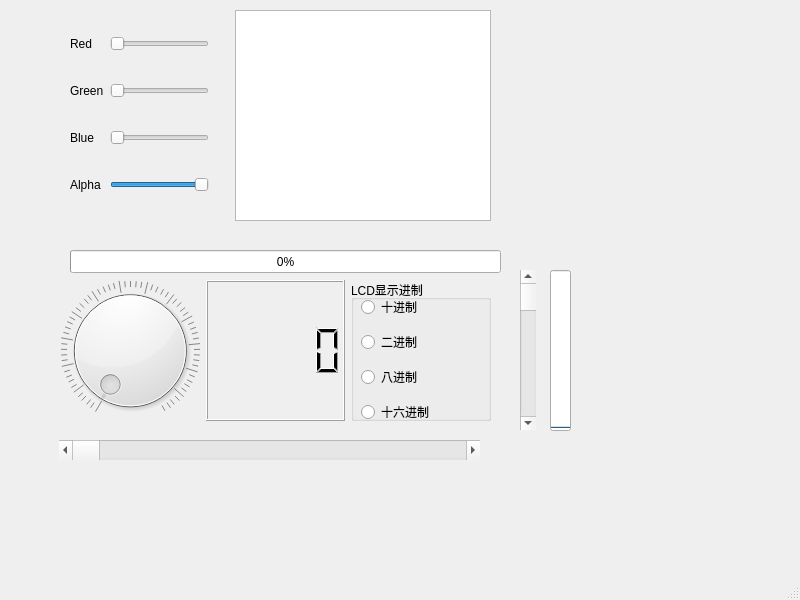
<?xml version="1.0" encoding="UTF-8"?>
<ui version="4.0">
 <class>MainWindow</class>
 <widget class="QMainWindow" name="MainWindow">
  <property name="geometry">
   <rect>
    <x>0</x>
    <y>0</y>
    <width>800</width>
    <height>600</height>
   </rect>
  </property>
  <property name="windowTitle">
   <string>MainWindow</string>
  </property>
  <widget class="QWidget" name="centralwidget">
   <widget class="QWidget" name="horizontalLayoutWidget">
    <property name="geometry">
     <rect>
      <x>70</x>
      <y>10</y>
      <width>421</width>
      <height>211</height>
     </rect>
    </property>
    <layout class="QHBoxLayout" name="horizontalLayout">
     <item>
      <layout class="QGridLayout" name="gridLayout">
       <item row="3" column="0">
        <widget class="QLabel" name="label_4">
         <property name="text">
          <string>Alpha</string>
         </property>
        </widget>
       </item>
       <item row="1" column="0">
        <widget class="QLabel" name="label_2">
         <property name="text">
          <string>Green</string>
         </property>
        </widget>
       </item>
       <item row="2" column="0">
        <widget class="QLabel" name="label_3">
         <property name="text">
          <string>Blue</string>
         </property>
        </widget>
       </item>
       <item row="0" column="0">
        <widget class="QLabel" name="label">
         <property name="text">
          <string>Red</string>
         </property>
        </widget>
       </item>
       <item row="0" column="1">
        <widget class="QSlider" name="sliderRed">
         <property name="maximum">
          <number>255</number>
         </property>
         <property name="orientation">
          <enum>Qt::Horizontal</enum>
         </property>
        </widget>
       </item>
       <item row="1" column="1">
        <widget class="QSlider" name="sliderGreen">
         <property name="maximum">
          <number>255</number>
         </property>
         <property name="orientation">
          <enum>Qt::Horizontal</enum>
         </property>
        </widget>
       </item>
       <item row="3" column="1">
        <widget class="QSlider" name="sliderAlpha">
         <property name="maximum">
          <number>255</number>
         </property>
         <property name="value">
          <number>255</number>
         </property>
         <property name="orientation">
          <enum>Qt::Horizontal</enum>
         </property>
        </widget>
       </item>
       <item row="2" column="1">
        <widget class="QSlider" name="slierBlue">
         <property name="maximum">
          <number>255</number>
         </property>
         <property name="orientation">
          <enum>Qt::Horizontal</enum>
         </property>
        </widget>
       </item>
      </layout>
     </item>
     <item>
      <spacer name="verticalSpacer">
       <property name="orientation">
        <enum>Qt::Vertical</enum>
       </property>
       <property name="sizeHint" stdset="0">
        <size>
         <width>20</width>
         <height>40</height>
        </size>
       </property>
      </spacer>
     </item>
     <item>
      <widget class="QTextEdit" name="textEdit"/>
     </item>
    </layout>
   </widget>
   <widget class="QWidget" name="gridLayoutWidget_2">
    <property name="geometry">
     <rect>
      <x>60</x>
      <y>280</y>
      <width>431</width>
      <height>141</height>
     </rect>
    </property>
    <layout class="QGridLayout" name="gridLayout_2">
     <item row="0" column="0">
      <widget class="QDial" name="dial">
       <property name="maximum">
        <number>255</number>
       </property>
       <property name="notchesVisible">
        <bool>true</bool>
       </property>
      </widget>
     </item>
     <item row="0" column="1">
      <widget class="QLCDNumber" name="lcdNumber"/>
     </item>
     <item row="0" column="2">
      <widget class="QGroupBox" name="groupBox">
       <property name="title">
        <string>LCD显示进制</string>
       </property>
       <widget class="QWidget" name="">
        <property name="geometry">
         <rect>
          <x>10</x>
          <y>10</y>
          <width>111</width>
          <height>139</height>
         </rect>
        </property>
        <layout class="QVBoxLayout" name="verticalLayout">
         <item>
          <widget class="QRadioButton" name="radioDec">
           <property name="text">
            <string>十进制</string>
           </property>
          </widget>
         </item>
         <item>
          <widget class="QRadioButton" name="radioBin">
           <property name="text">
            <string>二进制</string>
           </property>
          </widget>
         </item>
         <item>
          <widget class="QRadioButton" name="radioOct">
           <property name="text">
            <string>八进制</string>
           </property>
          </widget>
         </item>
         <item>
          <widget class="QRadioButton" name="radioHex">
           <property name="text">
            <string>十六进制</string>
           </property>
          </widget>
         </item>
        </layout>
       </widget>
      </widget>
     </item>
    </layout>
   </widget>
   <widget class="QScrollBar" name="scrollV">
    <property name="geometry">
     <rect>
      <x>520</x>
      <y>270</y>
      <width>16</width>
      <height>160</height>
     </rect>
    </property>
    <property name="maximum">
     <number>255</number>
    </property>
    <property name="sliderPosition">
     <number>0</number>
    </property>
    <property name="orientation">
     <enum>Qt::Vertical</enum>
    </property>
   </widget>
   <widget class="QScrollBar" name="scrollH">
    <property name="geometry">
     <rect>
      <x>59</x>
      <y>440</y>
      <width>421</width>
      <height>20</height>
     </rect>
    </property>
    <property name="maximum">
     <number>255</number>
    </property>
    <property name="orientation">
     <enum>Qt::Horizontal</enum>
    </property>
   </widget>
   <widget class="QProgressBar" name="progressH">
    <property name="geometry">
     <rect>
      <x>70</x>
      <y>250</y>
      <width>431</width>
      <height>23</height>
     </rect>
    </property>
    <property name="maximum">
     <number>255</number>
    </property>
    <property name="value">
     <number>0</number>
    </property>
   </widget>
   <widget class="QProgressBar" name="progressV">
    <property name="geometry">
     <rect>
      <x>550</x>
      <y>270</y>
      <width>21</width>
      <height>161</height>
     </rect>
    </property>
    <property name="maximum">
     <number>255</number>
    </property>
    <property name="value">
     <number>0</number>
    </property>
    <property name="orientation">
     <enum>Qt::Vertical</enum>
    </property>
   </widget>
  </widget>
  <widget class="QMenuBar" name="menubar">
   <property name="geometry">
    <rect>
     <x>0</x>
     <y>0</y>
     <width>800</width>
     <height>23</height>
    </rect>
   </property>
  </widget>
  <widget class="QStatusBar" name="statusbar"/>
 </widget>
 <resources/>
 <connections/>
</ui>
